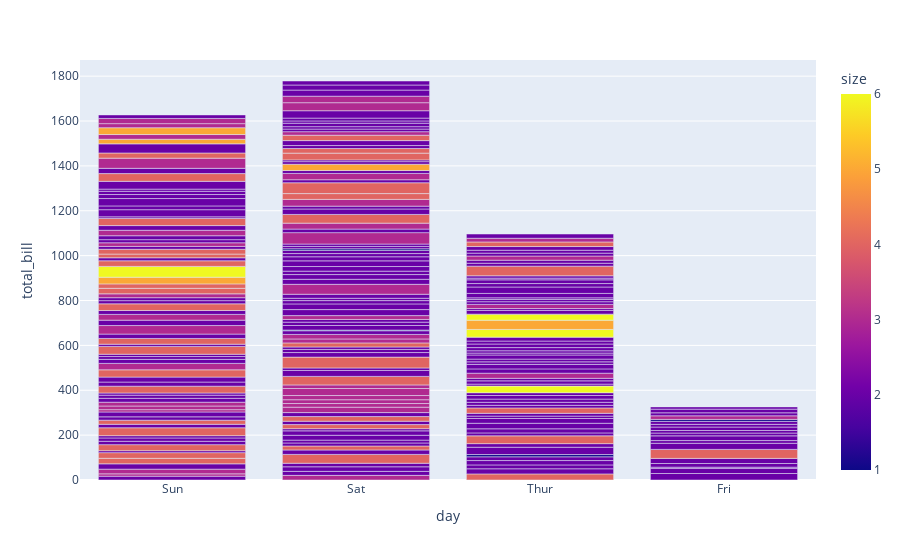

Notebook code cell kept with this figure:
### Code cell
fig=px.bar(data,x='day',y='total_bill',color='size')
fig.show()

### Figure 1 — Plotly figure (JSON) as saved in the notebook; plotly's stock layout.template omitted (floating-point values rounded to 4 significant figures; data arrays with more than 128 entries replaced by an {"elided": "..."} marker saying what was removed)
{"data": [{"alignmentgroup": "True", "hovertemplate": "day=%{x}<br>total_bill=%{y}<br>size=%{marker.color}<extra></extra>", "legendgroup": "", "marker": {"color": {"elided": "244 int values"}, "coloraxis": "coloraxis", "pattern": {"shape": ""}}, "name": "", "offsetgroup": "", "orientation": "v", "showlegend": false, "textposition": "auto", "type": "bar", "x": {"elided": "244 str values"}, "xaxis": "x", "y": {"elided": "244 float values"}, "yaxis": "y"}], "layout": {"barmode": "relative", "coloraxis": {"colorbar": {"title": {"text": "size"}}, "colorscale": [[0, "#0d0887"], [0.1111, "#46039f"], [0.2222, "#7201a8"], [0.3333, "#9c179e"], [0.4444, "#bd3786"], [0.5556, "#d8576b"], [0.6667, "#ed7953"], [0.7778, "#fb9f3a"], [0.8889, "#fdca26"], [1, "#f0f921"]]}, "legend": {"tracegroupgap": 0}, "margin": {"t": 60}, "xaxis": {"anchor": "y", "domain": [0, 1], "title": {"text": "day"}}, "yaxis": {"anchor": "x", "domain": [0, 1], "title": {"text": "total_bill"}}}}
